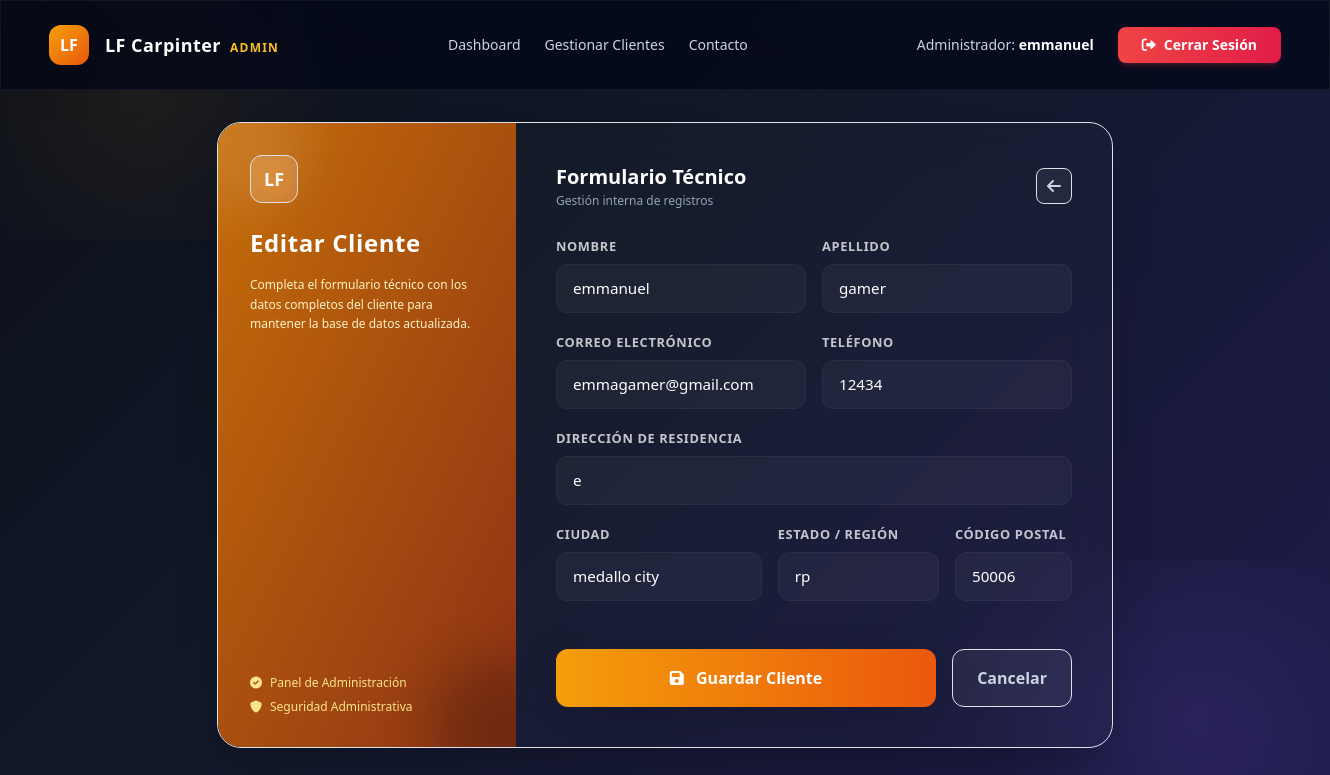
Before: /adminpanel/clientes/1/edit/ (signed in) with the older database file.
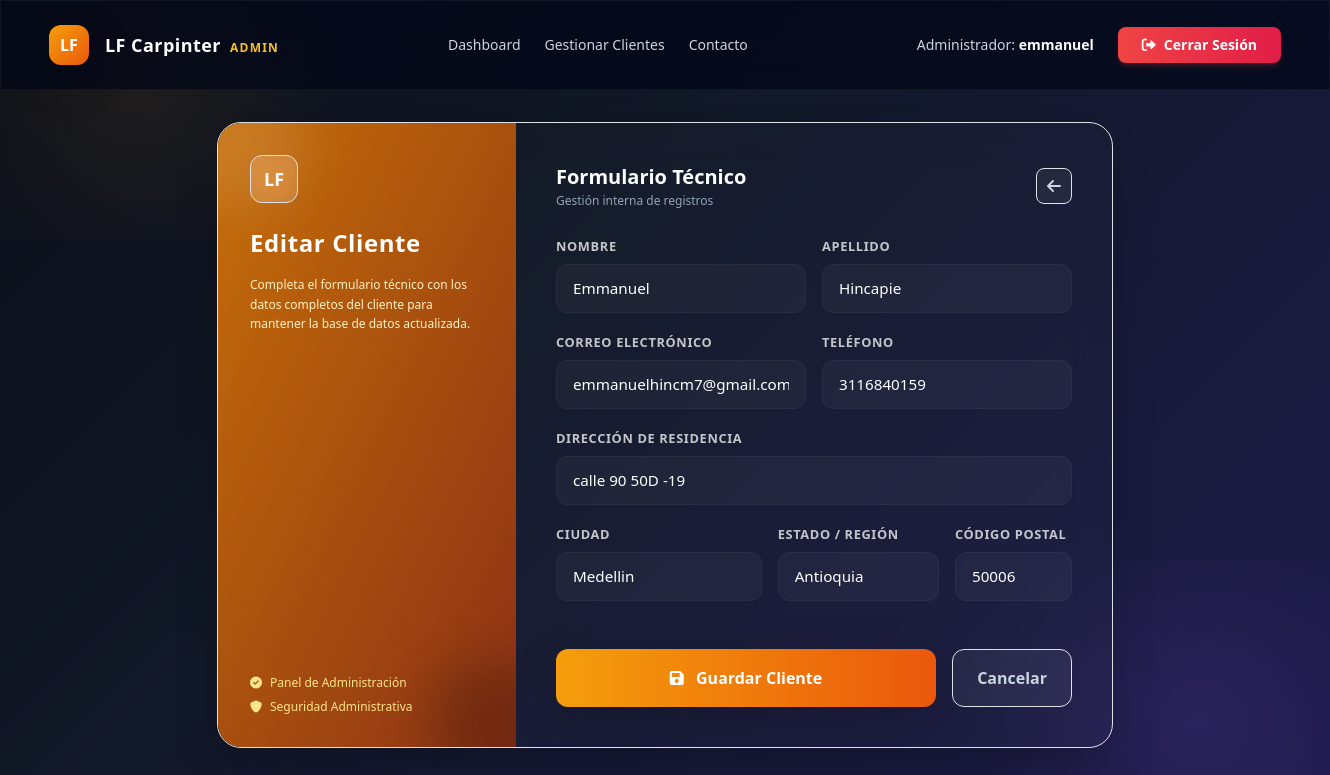
After: the same page with the newer database file.
### dcrm/website/models.py (models this page shows)
class Cliente(models.Model):
    letras_regex = RegexValidator(r'^[a-zA-ZáéíóúÁÉÍÓÚñÑ\s]+$', 'Solo se permiten letras y espacios en este campo.')
    telefono_regex = RegexValidator(r'^\+?[\d\s\-\(\)]+$', 'El número de teléfono contiene caracteres no válidos.')
    alfa_num_regex = RegexValidator(r'^[a-zA-Z0-9áéíóúÁÉÍÓÚñÑ\s\.,#-]+$', 'Contiene caracteres especiales no permitidos.')
    fecha_registro = models.DateTimeField(auto_now_add=True)
    nombre = models.CharField(max_length=100, validators=[letras_regex])
    apellido = models.CharField(max_length=100, validators=[letras_regex])
    correo = models.EmailField()
    telefono = models.CharField(max_length=20, validators=[telefono_regex])
    direccion = models.CharField(max_length=255, validators=[alfa_num_regex])
    ciudad = models.CharField(max_length=100, validators=[letras_regex])
    estado = models.CharField(max_length=100, validators=[letras_regex])
    codigo_postal = models.CharField(max_length=20, validators=[RegexValidator(r'^[\d\-a-zA-Z]+$', 'Formato de código postal no válido')])
    def __str__(self):
        return f"{self.nombre} {self.apellido}"

### customadmin/views.py (the view)
# urls.py: path('clientes/<int:pk>/edit/', views.ClienteUpdateView.as_view(), name='cliente_edit'),
@method_decorator(role_required('admin'), name='dispatch')
class ClienteUpdateView(UpdateView):
    model = Cliente
    form_class = ClienteForm
    template_name = 'customadmin/cliente_form.html'
    success_url = reverse_lazy('customadmin:cliente_list')

### customadmin/templates/customadmin/cliente_form.html (shortened to what the changed rows need)
{% extends 'customadmin_base.html' %}
{% load static %}
{% block extra_head %}
    <link href="{% static 'css/bootstrap.min.css' %}" rel="stylesheet">
{% endblock %}
{% block content %}
<div class="max-w-4xl mx-auto">
    <div class="glass-card w-full rounded-3xl shadow-2xl overflow-hidden grid grid-cols-1 md:grid-cols-12 border border-white/5 relative z-10">
        <div class="md:col-span-4 bg-gradient-to-br from-amber-600/90 to-orange-800/90 p-8 flex flex-col justify-between text-white relative overflow-hidden">
            <div class="relative z-10">
                <h2 class="text-2xl font-extrabold tracking-wide mb-3">
                    {% if view.object %}Editar Cliente{% else %}Nuevo Cliente{% endif %}
                </h2>
            </div>
        </div>
        <div class="md:col-span-8 p-8 md:p-10">
            <div class="flex items-center justify-between mb-6">
                <div>
                    <h1 class="text-xl font-bold text-white">Formulario Técnico</h1>
                </div>
            </div>
            <form method="POST" autocomplete="off" class="row g-3">
                <div class="col-md-6">
                    <label for="{{ form.nombre.id_for_label }}" class="form-label">Nombre</label>
                    {{ form.nombre }}
                </div>
                <div class="col-md-6">
                    <label for="{{ form.apellido.id_for_label }}" class="form-label">Apellido</label>
                    {{ form.apellido }}
                </div>
                <div class="col-md-6">
                    <label for="{{ form.correo.id_for_label }}" class="form-label">Correo Electrónico</label>
                    {{ form.correo }}
                </div>
                <div class="col-md-6">
                    <label for="{{ form.telefono.id_for_label }}" class="form-label">Teléfono</label>
                    {{ form.telefono }}
                </div>
                <div class="col-12">
                    <label for="{{ form.direccion.id_for_label }}" class="form-label">Dirección de Residencia</label>
                    {{ form.direccion }}
                </div>
                <div class="col-md-5">
                    <label for="{{ form.ciudad.id_for_label }}" class="form-label">Ciudad</label>
                    {{ form.ciudad }}
                </div>
                <div class="col-md-4">
                    <label for="{{ form.estado.id_for_label }}" class="form-label">Estado / Región</label>
                    {{ form.estado }}
                </div>
                <div class="col-md-3">
                    <label for="{{ form.codigo_postal.id_for_label }}" class="form-label">Código Postal</label>
                    {{ form.codigo_postal }}
                </div>
            </form>
        </div>
    </div>
</div>
{% endblock %}

Changed rows visible on the page:
changed Cliente: nombre "emmanuel" → "Emmanuel"; apellido "gamer" → "Hincapie"; correo "emmagamer@gmail.com" → "emmanuelhincm7@gmail.com"; telefono "12434" → "3116840159"; direccion "e" → "calle 90 50D -19"; ciudad "medallo city" → "Medellin"; estado "rp" → "Antioquia"
